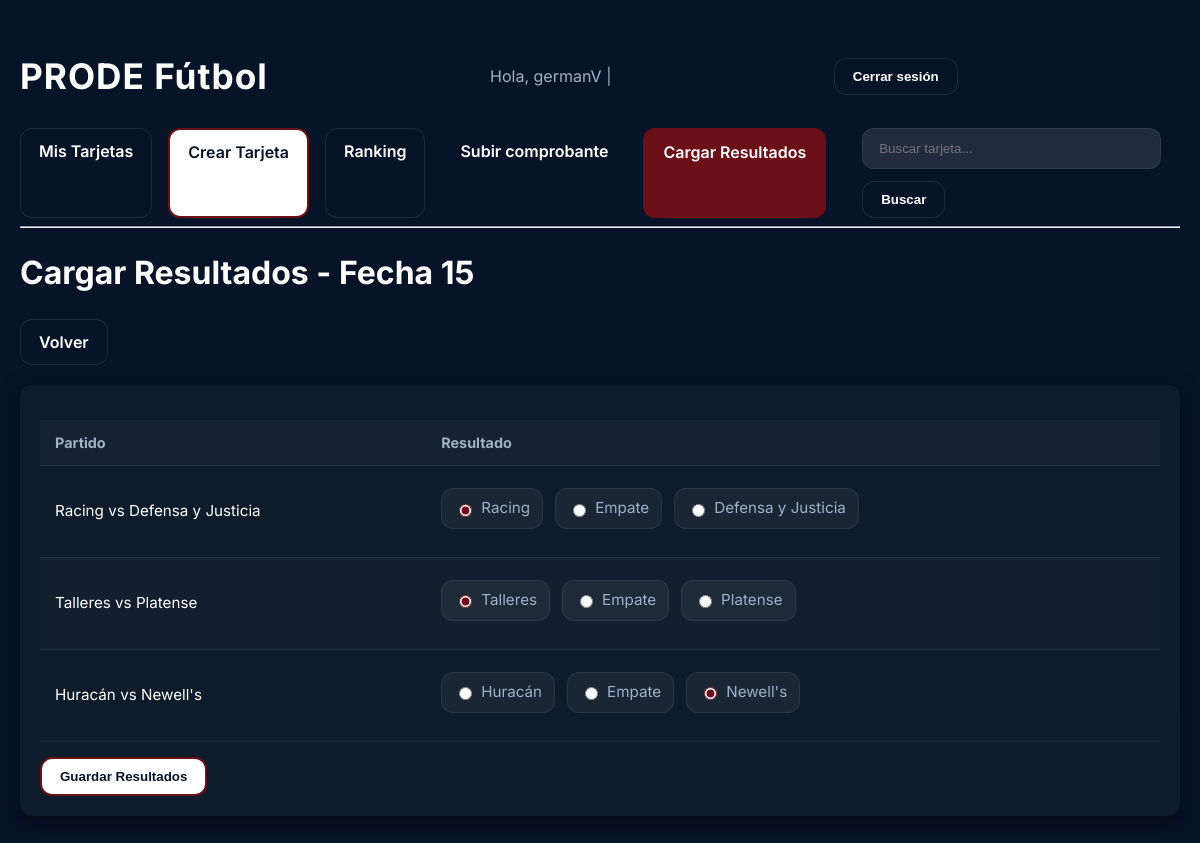
Page /fecha/1/cargar_resultados/ (signed in) on the committed database.
### prode_app/models.py (models this page shows, shortened)
class Usuario(AbstractUser):
    telefono = models.CharField(max_length=20, blank=True, null=True)
    cvu_alias = models.CharField(max_length=50, blank=True, null=True)

class Fecha(models.Model):
    numero = models.PositiveIntegerField()
    descripcion = models.CharField(max_length=100, blank=True, null=True)

class Partido(models.Model):
    OPCIONES = [
        (1, "Local"),
        (2, "Empate"),
        (3, "Visitante"),
    ]
    fecha = models.ForeignKey(Fecha, on_delete=models.CASCADE)
    local = models.ForeignKey(Equipo, on_delete=models.CASCADE, related_name="partidos_local")
    visitante = models.ForeignKey(Equipo, on_delete=models.CASCADE, related_name="partidos_visitante")
    resultado_real = models.IntegerField(choices=OPCIONES, blank=True, null=True)

class Equipo(models.Model):
    nombre = models.CharField(max_length=50)
    escudo = models.ImageField(upload_to="escudos/", blank=True, null=True)

### prode_app/views.py (the view, shortened to what this page needs)
# urls.py: path("fecha/<int:fecha_id>/cargar_resultados/", login_required(views.cargar_resultados), name="cargar_resultados"),
@login_required
def cargar_resultados(request, fecha_id):
    if not request.user.is_superuser:
        raise PermissionDenied("No tienes permiso para cargar resultados.")
    fecha = get_object_or_404(Fecha, id=fecha_id)
    partidos = Partido.objects.filter(fecha=fecha)
    return render(request, "prode_app/cargar_resultados.html", {
        "fecha": fecha,
        "partidos": partidos,
    })

### prode_app/templates/prode_app/cargar_resultados.html (shortened to what this page needs)
{% extends "prode_app/base.html" %}
{% block content %}
<h1>Cargar Resultados - Fecha {{ fecha.numero }}</h1>
<div style="margin-bottom:20px;">
    <a href="{% url 'mis_tarjetas' %}" class="button secondary">Volver</a>
</div>
{% if partidos %}
<div class="card">
    <form method="post">
        <table class="table">
            <thead>
                <tr>
                    <th>Partido</th>
                    <th>Resultado</th>
                </tr>
            </thead>
            <tbody>
                {% for partido in partidos %}
                <tr>
                    <td>{{ partido.local.nombre }} vs {{ partido.visitante.nombre }}</td>
                    <td>
                        <div class="radio-group">
                            <label>
                                <input type="radio" name="resultado_{{ partido.id }}" value="1"
                                    {% if partido.resultado_real == 1 %}checked{% endif %}>
                                {{ partido.local.nombre }}
                            </label>
                            <label>
                                <input type="radio" name="resultado_{{ partido.id }}" value="2"
                                    {% if partido.resultado_real == 2 %}checked{% endif %}>
                                Empate
                            </label>
                            <label>
                                <input type="radio" name="resultado_{{ partido.id }}" value="3"
                                    {% if partido.resultado_real == 3 %}checked{% endif %}>
                                {{ partido.visitante.nombre }}
                            </label>
                        </div>
                    </td>
                </tr>
                {% endfor %}
            </tbody>
        </table>
        <div style="margin-top:15px;">
            <button type="submit" class="button">Guardar Resultados</button>
        </div>
    </form>
</div>
{% else %}
<p>No hay partidos para esta fecha.</p>
{% endif %}
{% endblock %}

### prode_app/templates/prode_app/base.html (shortened to what this page needs)
<!DOCTYPE html>
<html lang="es">
<head>
    {% load static %}
    <link rel="stylesheet" href="{% static 'style.css' %}">
</head>
<body>
<div class="container">
{% if user.is_authenticated %}
    <header>
        <h1>PRODE Fútbol</h1>
        <p>
            Hola, {{ user.username }} |
            <form method="post" action="{% url 'logout' %}" style="display:inline;">
                <button type="submit" class="button secondary">Cerrar sesión</button>
            </form>
        </p>
    </header>
    <nav>
        <a href="{% url 'mis_tarjetas' %}" class="button secondary">Mis Tarjetas</a>
        <a href="{% url 'crear_tarjeta' %}" class="button">Crear Tarjeta</a>
        <a href="{% url 'ranking_fecha' 1 %}" class="button secondary">Ranking</a>
        <a href="{% url 'subir_comprobante' %}">Subir comprobante</a>
        {% if user.is_superuser %}
            <a href="{% url 'cargar_resultados' 1 %}" class="button boton-rojo">Cargar Resultados</a>
        {% endif %}
        <form action="{% url 'buscar_tarjeta' %}" method="get" class="search-form" style="display:inline-block; margin-left:20px;">
            <input type="text" name="q" placeholder="Buscar tarjeta..." required>
            <button type="submit" class="button secondary">Buscar</button>
        </form>
    </nav>
    <hr>
{% else %}
    <p>
        <a href="{% url 'login' %}" class="button secondary">Iniciar sesión</a>
        <a href="{% url 'registro' %}" class="button">Registrarse</a>
    </p>
{% endif %}
{% block content %}
{% endblock %}
</div>
</body>
</html>

### static/style.css (style rules this page uses)
:root { --bg: #071428; --card-bg: #0e1b2a; --accent: #6b0f18; --white: #ffffff; --muted: #9fb0c8; --radius: 12px; --gap: 16px; --transition: 0.25s ease-in-out; }
* { box-sizing: border-box; }
html, body { margin: 0; padding: 0; font-family: 'Inter', system-ui, sans-serif; background: linear-gradient(180deg, var(--bg) 0%, #071328 85%); color: var(--white); line-height: 1.5; }
.container { max-width: 1200px; margin: 30px auto; padding: 20px; }
header { display: flex; justify-content: space-between; align-items: center; flex-wrap: wrap; margin-bottom: 25px; }
header h1 { font-size: 2.2rem; margin: 0; letter-spacing: 1px; }
header p { font-size: 1rem; color: var(--muted); margin: 0; }
nav { display: flex; flex-wrap: wrap; gap: var(--gap); margin-top: 10px; }
nav a { text-decoration: none; padding: 10px 18px; border-radius: var(--radius); font-weight: 600; color: var(--white); border: 1px solid transparent; transition: all var(--transition); }
.button, .boton-rojo, .nav a.primary { display: inline-block; padding: 10px 18px; border-radius: var(--radius); font-weight: 600; cursor: pointer; border: 2px solid var(--accent); background: var(--white); color: var(--bg); text-decoration: none; transition: all var(--transition); }
.button.secondary { background: transparent; border: 1px solid rgba(255,255,255,0.1); color: var(--white); transition: all var(--transition); }
.boton-rojo { background: var(--accent); color: var(--white); border-color: var(--accent); }
.card, .card-item { background: var(--card-bg); padding: 20px; border-radius: var(--radius); box-shadow: 0 6px 20px rgba(0,0,0,0.5); transition: transform var(--transition), box-shadow var(--transition); }
.table { width: 100%; border-collapse: collapse; margin-top: 15px; }
.table th, .table td { padding: 12px 15px; text-align: left; border-bottom: 1px solid rgba(255,255,255,0.08); }
.table th { font-size: 0.9rem; color: var(--muted); background: rgba(255,255,255,0.03); }
.table td { font-size: 0.95rem; }
.table tr:nth-child(even) { background: rgba(255,255,255,0.02); }
form label { display: block; font-size: 0.95rem; margin-bottom: 6px; color: var(--muted); }
input[type="text"], input[type="password"], input[type="email"], select, input[type="file"], textarea { width: 100%; padding: 12px 16px; border-radius: var(--radius); border: 1px solid rgba(255,255,255,0.08); background: rgba(255,255,255,0.1); color: var(--white); margin-bottom: 12px; transition: border-color var(--transition), box-shadow var(--transition), background var(--transition); }
.radio-group { display: flex; gap: 12px; margin: 10px 0; }
.radio-group label { display: flex; align-items: center; gap: 6px; padding: 8px 12px; border-radius: var(--radius); background: rgba(255,255,255,0.05); border: 1px solid rgba(255,255,255,0.08); cursor: pointer; transition: all var(--transition); }
.radio-group input[type="radio"] { accent-color: var(--accent); }

### rows in the picture
Usuario: username "germanV"
Fecha: numero "15"
Partido: local.nombre "Racing", visitante.nombre "Defensa y Justicia", resultado_real "☑ Racing", resultado_real "☐ Empate", resultado_real "☐ Defensa y Justicia"
Partido: local.nombre "Talleres", visitante.nombre "Platense", resultado_real "☑ Talleres", resultado_real "☐ Empate", resultado_real "☐ Platense"
Partido: local.nombre "Huracán", visitante.nombre "Newell's", resultado_real "☐ Huracán", resultado_real "☐ Empate", resultado_real "☑ Newell's"
